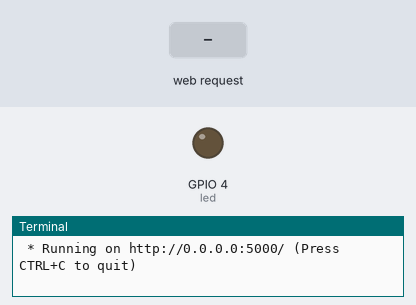
The program below on a simulated Raspberry Pi (BCM pin numbers). On the bench: output pins drawn as LEDs (lit = HIGH), the last lines printed to the terminal. The test bench sets the inputs (shaded band). The clock reads 2024-03-15 10:24:30 at power-on unless the program sets it.

Above: at 1.2 s.
1.3 s: HTTP request for /led/on received
At 1.6 s:
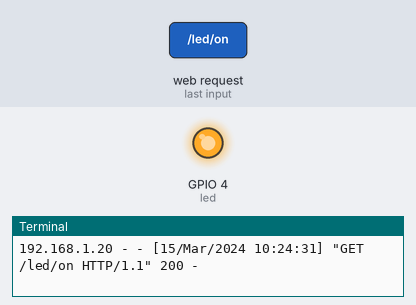
4.3 s: HTTP request for /led/off received
At 5.1 s:
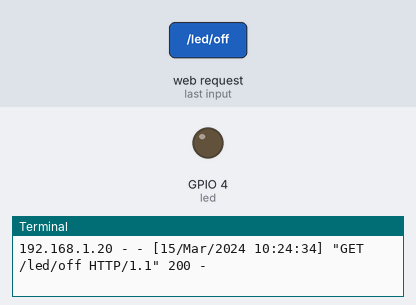
Timing chart, 0 to 7.3 s (numbered marks = the images above; inputs shaded):
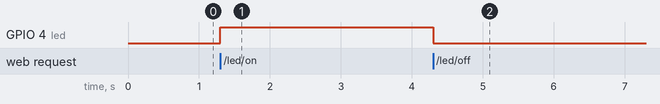

Measured:
- after the input at 1.3 s, GPIO 4 (led): LOW → HIGH at once
- after the input at 4.3 s, GPIO 4 (led): HIGH → LOW at once

The program:

app.py
```python
from flask import Flask
import os
#os.environ['GPIOZERO_PIN_FACTORY'] = os.environ.get('GPIOZERO_PIN_FACTORY', 'mock')
import gpiozero
from signal import pause
from gpiozero.pins.native import NativeFactory

led = gpiozero.LED(4)
app = Flask(__name__)

debug = False
@app.route('/')
def home():
    return 'This is Home!'

@app.route('/led/on')
def led_on():
    led.on()
    return 'LED_ON'

@app.route('/led/off')
def led_off():
    led.off()
    return 'LED_OFF'

if __name__ == '__main__':
    if debug:
        gpiozero.Device.pin_factory = NativeFactory()
    app.run('0.0.0.0', port=5000, debug=False)
```
